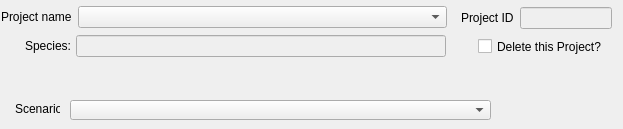
           <widget class="QWidget" name="page_11">
            <widget class="QLabel" name="label_37">
             <property name="geometry">
              <rect>
               <x>15</x>
               <y>101</y>
               <width>45</width>
               <height>16</height>
              </rect>
             </property>
             <property name="text">
              <string>Scenario:</string>
             </property>
            </widget>
            <widget class="QComboBox" name="comboBox_3">
             <property name="geometry">
              <rect>
               <x>70</x>
               <y>100</y>
               <width>421</width>
               <height>20</height>
              </rect>
             </property>
            </widget>
            <widget class="QWidget" name="layoutWidget">
             <property name="geometry">
              <rect>
               <x>25</x>
               <y>35</y>
               <width>421</width>
               <height>22</height>
              </rect>
             </property>
             <layout class="QHBoxLayout" name="horizontalLayout_31">
              <item>
               <widget class="QLabel" name="label_29">
                <property name="sizePolicy">
                 <sizepolicy hsizetype="Maximum" vsizetype="Preferred">
                  <horstretch>0</horstretch>
                  <verstretch>0</verstretch>
                 </sizepolicy>
                </property>
                <property name="maximumSize">
                 <size>
                  <width>45</width>
                  <height>16777215</height>
                 </size>
                </property>
                <property name="text">
                 <string>Species:</string>
                </property>
               </widget>
              </item>
              <item>
               <widget class="QLineEdit" name="lineEdit_12">
                <property name="enabled">
                 <bool>false</bool>
                </property>
               </widget>
              </item>
             </layout>
            </widget>
            <widget class="QCheckBox" name="checkBox_3">
             <property name="geometry">
              <rect>
               <x>478</x>
               <y>38</y>
               <width>136</width>
               <height>17</height>
              </rect>
             </property>
             <property name="text">
              <string>Delete this Project?</string>
             </property>
            </widget>
            <widget class="QWidget" name="layoutWidget">
             <property name="geometry">
              <rect>
               <x>1</x>
               <y>6</y>
               <width>446</width>
               <height>22</height>
              </rect>
             </property>
             <layout class="QHBoxLayout" name="horizontalLayout_23">
              <item>
               <widget class="QLabel" name="label_54">
                <property name="sizePolicy">
                 <sizepolicy hsizetype="Maximum" vsizetype="Preferred">
                  <horstretch>0</horstretch>
                  <verstretch>0</verstretch>
                 </sizepolicy>
                </property>
                <property name="text">
                 <string>Project name</string>
                </property>
               </widget>
              </item>
              <item>
               <widget class="QComboBox" name="comboBox_111">
                <property name="sizePolicy">
                 <sizepolicy hsizetype="Preferred" vsizetype="Fixed">
                  <horstretch>0</horstretch>
                  <verstretch>0</verstretch>
                 </sizepolicy>
                </property>
               </widget>
              </item>
             </layout>
            </widget>
            <widget class="QWidget" name="layoutWidget">
             <property name="geometry">
              <rect>
               <x>461</x>
               <y>7</y>
               <width>151</width>
               <height>22</height>
              </rect>
             </property>
             <layout class="QHBoxLayout" name="horizontalLayout_44">
              <item>
               <widget class="QLabel" name="label_80">
                <property name="sizePolicy">
                 <sizepolicy hsizetype="Maximum" vsizetype="Preferred">
                  <horstretch>0</horstretch>
                  <verstretch>0</verstretch>
                 </sizepolicy>
                </property>
                <property name="text">
                 <string>Project ID</string>
                </property>
               </widget>
              </item>
              <item>
               <widget class="QLineEdit" name="lineEdit_25">
                <property name="enabled">
                 <bool>false</bool>
                </property>
                <property name="sizePolicy">
                 <sizepolicy hsizetype="Preferred" vsizetype="Fixed">
                  <horstretch>0</horstretch>
                  <verstretch>0</verstretch>
                 </sizepolicy>
                </property>
                <property name="maximumSize">
                 <size>
                  <width>96</width>
                  <height>16777215</height>
                 </size>
                </property>
               </widget>
              </item>
             </layout>
            </widget>
           </widget>
